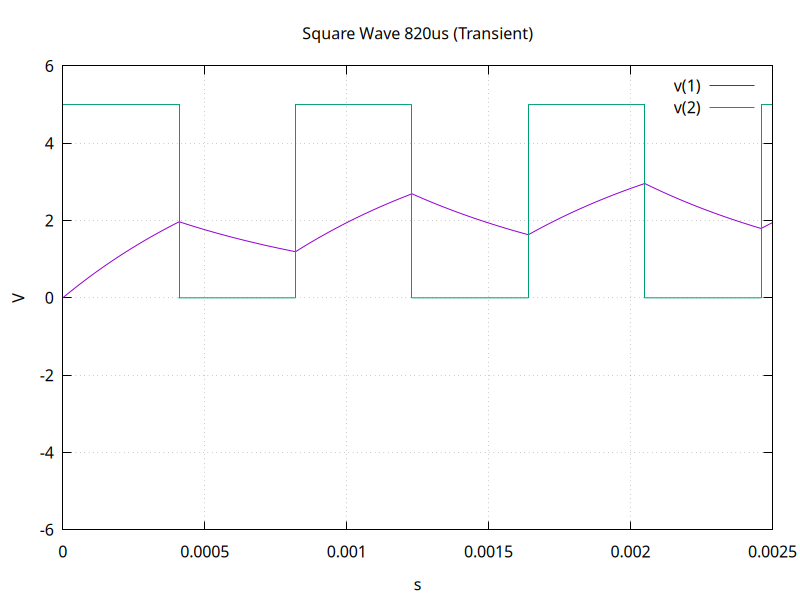

Here is the gnuplot script that generated this plot:
set terminal pngcairo size 800,600
set output 'sq2_trans.png'
set encoding utf8
set termoption noenhanced
set title "Square Wave 820us (Transient)"
set xlabel "s"
set ylabel "V"
set grid
unset logscale x 
set xrange [0.000000e+00:2.500000e-03]
unset logscale y 
set yrange [-6.000000:6.000000]
set format y "%g"
set format x "%g"
plot 'sq2_trans.txt' using 1:2 with lines lw 1 title "v(1)",\
'sq2_trans.txt' using 3:4 with lines lw 1 title "v(2)"
